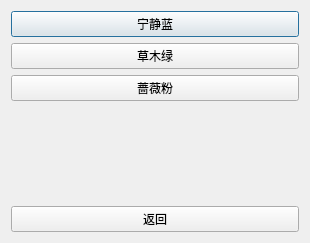
<?xml version="1.0" encoding="UTF-8"?>
<ui version="4.0">
 <class>DColor</class>
 <widget class="QDialog" name="DColor">
  <property name="geometry">
   <rect>
    <x>0</x>
    <y>0</y>
    <width>310</width>
    <height>243</height>
   </rect>
  </property>
  <property name="windowTitle">
   <string>更换颜色</string>
  </property>
  <layout class="QGridLayout" name="gridLayout">
   <item row="0" column="0">
    <widget class="QPushButton" name="Color_Blue">
     <property name="text">
      <string>宁静蓝</string>
     </property>
    </widget>
   </item>
   <item row="1" column="0">
    <widget class="QPushButton" name="Color_Green">
     <property name="text">
      <string>草木绿</string>
     </property>
    </widget>
   </item>
   <item row="2" column="0">
    <widget class="QPushButton" name="Color_Pink">
     <property name="text">
      <string>蔷薇粉</string>
     </property>
    </widget>
   </item>
   <item row="3" column="0">
    <spacer name="verticalSpacer">
     <property name="orientation">
      <enum>Qt::Vertical</enum>
     </property>
     <property name="sizeHint" stdset="0">
      <size>
       <width>20</width>
       <height>24</height>
      </size>
     </property>
    </spacer>
   </item>
   <item row="4" column="0">
    <widget class="QPushButton" name="pushButton_Return">
     <property name="text">
      <string>返回</string>
     </property>
    </widget>
   </item>
  </layout>
 </widget>
 <resources/>
 <connections/>
</ui>
